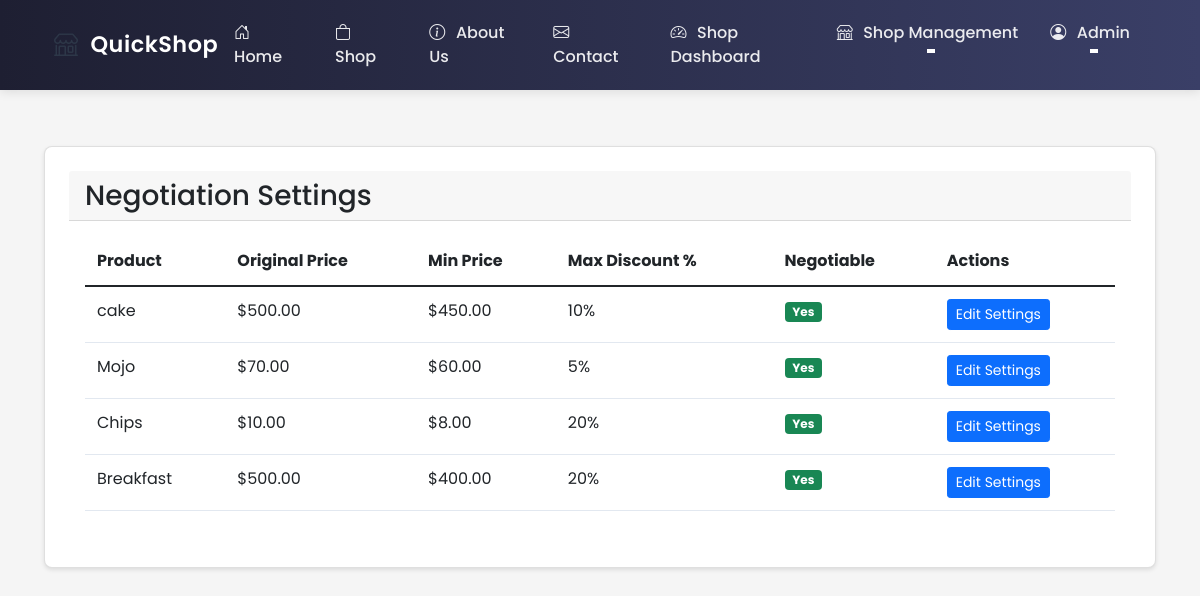
The page /shop/negotiation-settings (signed in) on the database as committed earlier.
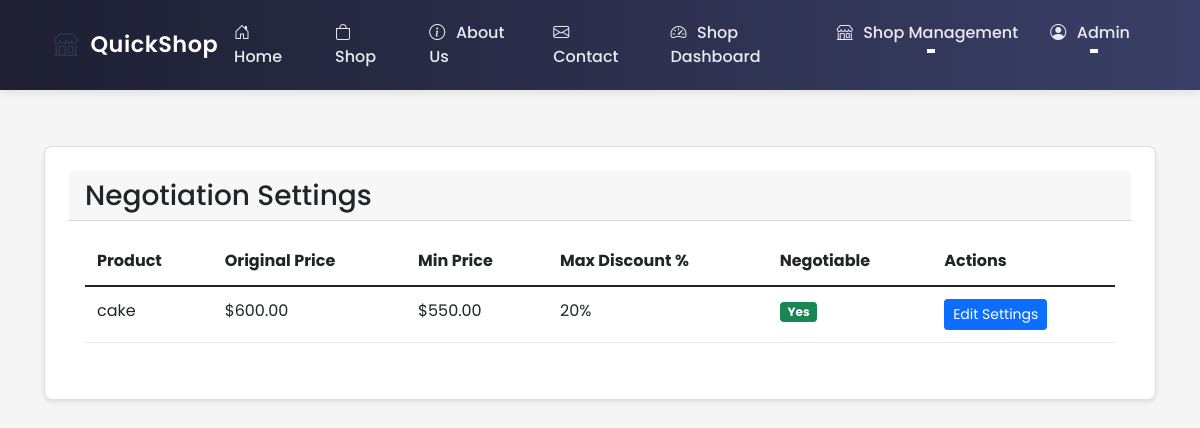
The same page on the database as committed later.
### ecommerce/models/shop.py (models this page shows, shortened)
class Product(db.Model):
    id = db.Column(db.Integer, primary_key=True)
    name = db.Column(db.String(100), nullable=False)
    description = db.Column(db.Text)
    price = db.Column(db.Float, nullable=False)
    stock = db.Column(db.Integer, nullable=False, default=0)
    shop_id = db.Column(db.Integer, db.ForeignKey('shop.id'), nullable=False)
    image_url = db.Column(db.String(255))
    category = db.Column(db.String(50))  # Add category field
    created_at = db.Column(db.DateTime, default=datetime.utcnow)
    min_price = db.Column(db.Float)  # Minimum acceptable price
    max_discount_percentage = db.Column(db.Float, default=20.0)  # Maximum allowed discount
    continue_iteration = db.Column(db.Boolean, default=False)  # Whether to continue negotiation after max discount
    def is_negotiable(self):
        return self.min_price is not None and self.min_price < self.price

### ecommerce/routes/shop.py (the view)
@shop_bp.route('/negotiation-settings', methods=['GET', 'POST'])
@login_required
@shop_owner_required
def negotiation_settings():
    shop = current_user.shop
    if not shop:
        return redirect(url_for('shop.create'))
    if request.method == 'POST':
        pass
    return render_template('shop/negotiation_settings.html', shop=shop)

### ecommerce/models/user.py (called while the page is built)
    @property
    def is_shop_owner(self):
        return self.role == 'shop_owner'

### ecommerce/routes/shop.py (called while the page is built)
def shop_owner_required(f):
    @wraps(f)
    def decorated_function(*args, **kwargs):
        if not current_user.is_authenticated or not current_user.is_shop_owner:
            flash('Access denied. Shop owner privileges required.', 'error')
            return redirect(url_for('main.index'))
        return f(*args, **kwargs)
    return decorated_function

### ecommerce/templates/shop/negotiation_settings.html (shortened to what this page needs)
{% extends "base.html" %}
{% block content %}
<div class="container mt-4">
    <div class="row">
        <div class="col-md-12">
            <div class="card">
                <div class="card-header">
                    <h3 class="mb-0">Negotiation Settings</h3>
                </div>
                <div class="card-body">
                    <div class="table-responsive">
                        <table class="table">
                            <thead>
                                <tr>
                                    <th>Product</th>
                                    <th>Original Price</th>
                                    <th>Min Price</th>
                                    <th>Max Discount %</th>
                                    <th>Negotiable</th>
                                    <th>Actions</th>
                                </tr>
                            </thead>
                            <tbody>
                                {% for product in shop.products %}
                                <tr>
                                    <td>{{ product.name }}</td>
                                    <td>${{ "%.2f"|format(product.price) }}</td>
                                    <td>
                                        {% if product.min_price %}
                                            ${{ "%.2f"|format(product.min_price) }}
                                        {% else %}
                                            -
                                        {% endif %}
                                    </td>
                                    <td>{{ "%.0f"|format(product.max_discount_percentage) }}%</td>
                                    <td>
                                        <span class="badge bg-{{ 'success' if product.is_negotiable() else 'secondary' }}">
                                            {{ 'Yes' if product.is_negotiable() else 'No' }}
                                        </span>
                                    </td>
                                    <td>
                                        <button type="button"
                                                class="btn btn-sm btn-primary edit-settings"
                                                data-bs-toggle="modal"
                                                data-bs-target="#editSettingsModal"
                                                data-product-id="{{ product.id }}"
                                                data-product-name="{{ product.name }}"
                                                data-product-price="{{ product.price }}"
                                                data-min-price="{{ product.min_price or '' }}"
                                                data-max-discount="{{ product.max_discount_percentage }}">
                                            Edit Settings
                                        </button>
                                    </td>
                                </tr>
                                {% endfor %}
                            </tbody>
                        </table>
                    </div>
                </div>
            </div>
        </div>
    </div>
</div>
{% endblock %}

Rows that differ between the two databases and show on the page:
removed Product: name "Mojo", price "70.00", min_price "60.00", max_discount_percentage "5", min_price+price "Yes"
removed Product: name "Chips", price "10.00", min_price "8.00", max_discount_percentage "20", min_price+price "Yes"
removed Product: name "Breakfast", price "500.00", min_price "400.00", max_discount_percentage "20", min_price+price "Yes"
changed Product "cake": price "500.00" → "600.00"; min_price "450.00" → "550.00"; max_discount_percentage "10" → "20"
